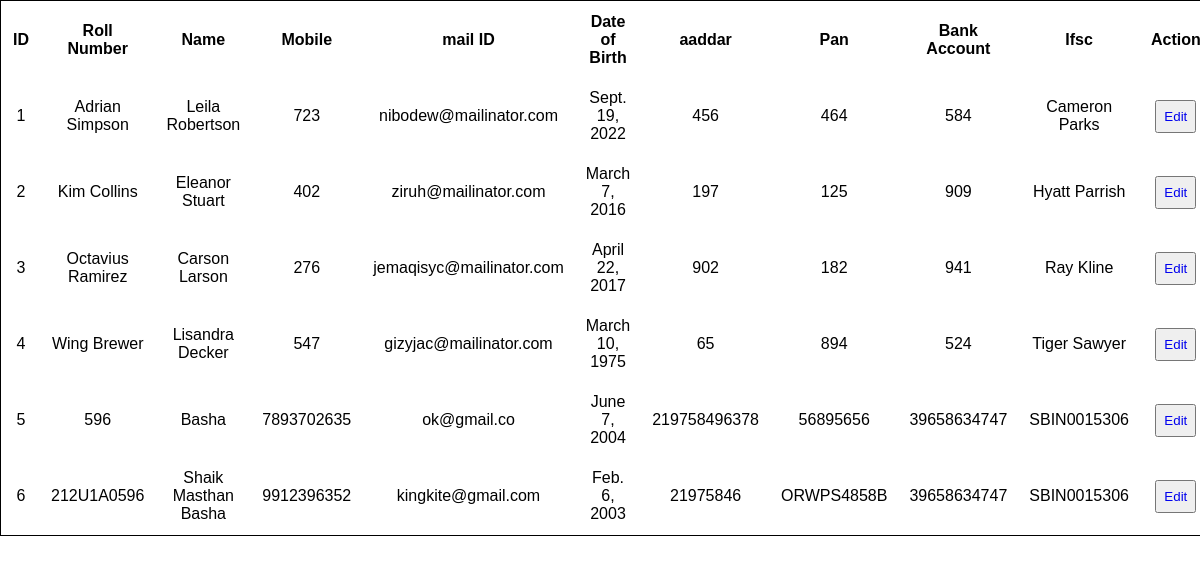
The page /Details-Up/ on the database as committed earlier.
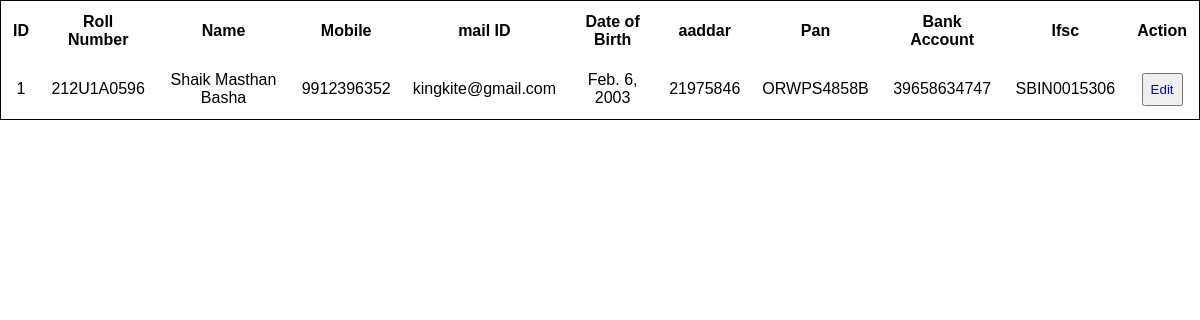
The same page on the database as committed later.
### Boot_app/models.py (models this page shows)
class Details(models.Model):
    roll = models.CharField(max_length=10)
    name = models.CharField(max_length=30)
    mail=models.EmailField(max_length=30)
    phone = models.IntegerField()
    dob = models.DateField()
    addar = models.IntegerField()
    pan = models.CharField(max_length=10)
    bacc = models.IntegerField()
    bifsc = models.CharField(max_length=10)

### Boot_app/views.py (the view)
# urls.py: path('Details-Up/',views.Dtlup,name='updtl'),
def Dtlup(request):
    p = Details.objects.all()
    return render(request,'Detail-up.html',{'k':p});

### templates/Detail-up.html (shortened to what this page needs)
<!DOCTYPE html>
<html lang="en">
<head>
</head>
<body>
        <div class="p">
            <div class="left">
                    <table>
                        <tr>
                            <th>ID</th>
                            <th>Roll Number</th>
                            <th>Name</th>
                            <th>Mobile</th>
                            <th>mail ID</th>
                            <th>Date of Birth</th>
                            <th>aaddar</th>
                            <th>Pan</th>
                            <th>Bank Account</th>
                            <th>Ifsc</th>
                            <th>Action</th>
                        </tr>
                        {% for i in k %}
                        <tr>
                            <td>{{forloop.counter}} </td>
                            <td>{{i.roll}}</td>
                            <td>{{i.name}}</td>
                            <td>{{i.phone}}</td>
                            <td>{{i.mail}} </td>
                            <td>{{i.dob}} </td>
                            <td>{{i.addar}} </td>
                            <td>{{i.pan}} </td>
                            <td>{{i.bacc}} </td>
                            <td>{{i.bifsc}} </td>
                            <td><button><a href="/Dtl-Update/{{i.id}}">Edit</a></button></td>
                        </tr>
                        {% endfor %}
                    </table>
            </div>
        </div>
</body>
</html>

### templates/Detail-up.html (style rules this page uses)
* { padding: 0;margin: 0;box-sizing: border-box; font-family: Arial, Helvetica, sans-serif; }
.p { width: 100vw; }
table { border: 1px solid black; text-align:center; margin: auto; }
table th,table td { padding: 10px; }
button { padding: 7px; }
a { text-decoration: none; }

Rows that differ between the two databases and show on the page:
removed Details: roll "Adrian Simpson", name "Leila Robertson", phone "723", mail "nibodew@mailinator.com", dob "Sept. 19, 2022", addar "456", pan "464", bacc "584", bifsc "Cameron Parks"
removed Details: roll "Kim Collins", name "Eleanor Stuart", phone "402", mail "ziruh@mailinator.com", dob "March 7, 2016", addar "197", pan "125", bacc "909", bifsc "Hyatt Parrish"
removed Details: roll "Octavius Ramirez", name "Carson Larson", phone "276", mail "jemaqisyc@mailinator.com", dob "April 22, 2017", addar "902", pan "182", bacc "941", bifsc "Ray Kline"
removed Details: roll "Wing Brewer", name "Lisandra Decker", phone "547", mail "gizyjac@mailinator.com", dob "March 10, 1975", addar "65", pan "894", bacc "524", bifsc "Tiger Sawyer"
removed Details: roll "596", name "Basha", phone "7893702635", mail "ok@gmail.co", dob "June 7, 2004", addar "219758496378", pan "56895656", bacc "39658634747", bifsc "SBIN0015306"
